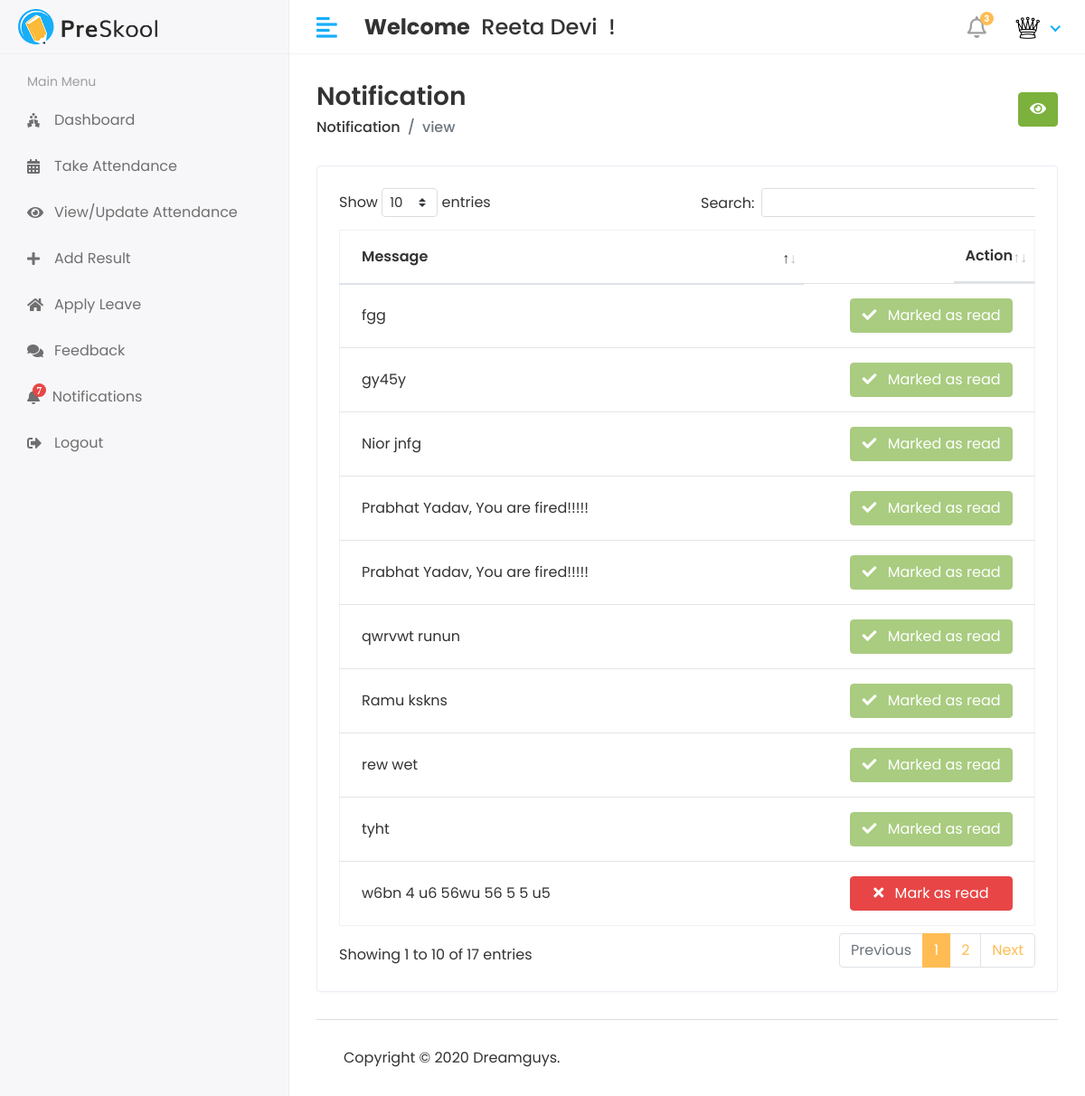
The page /Staff/Notification/view (signed in) on the database as committed earlier.
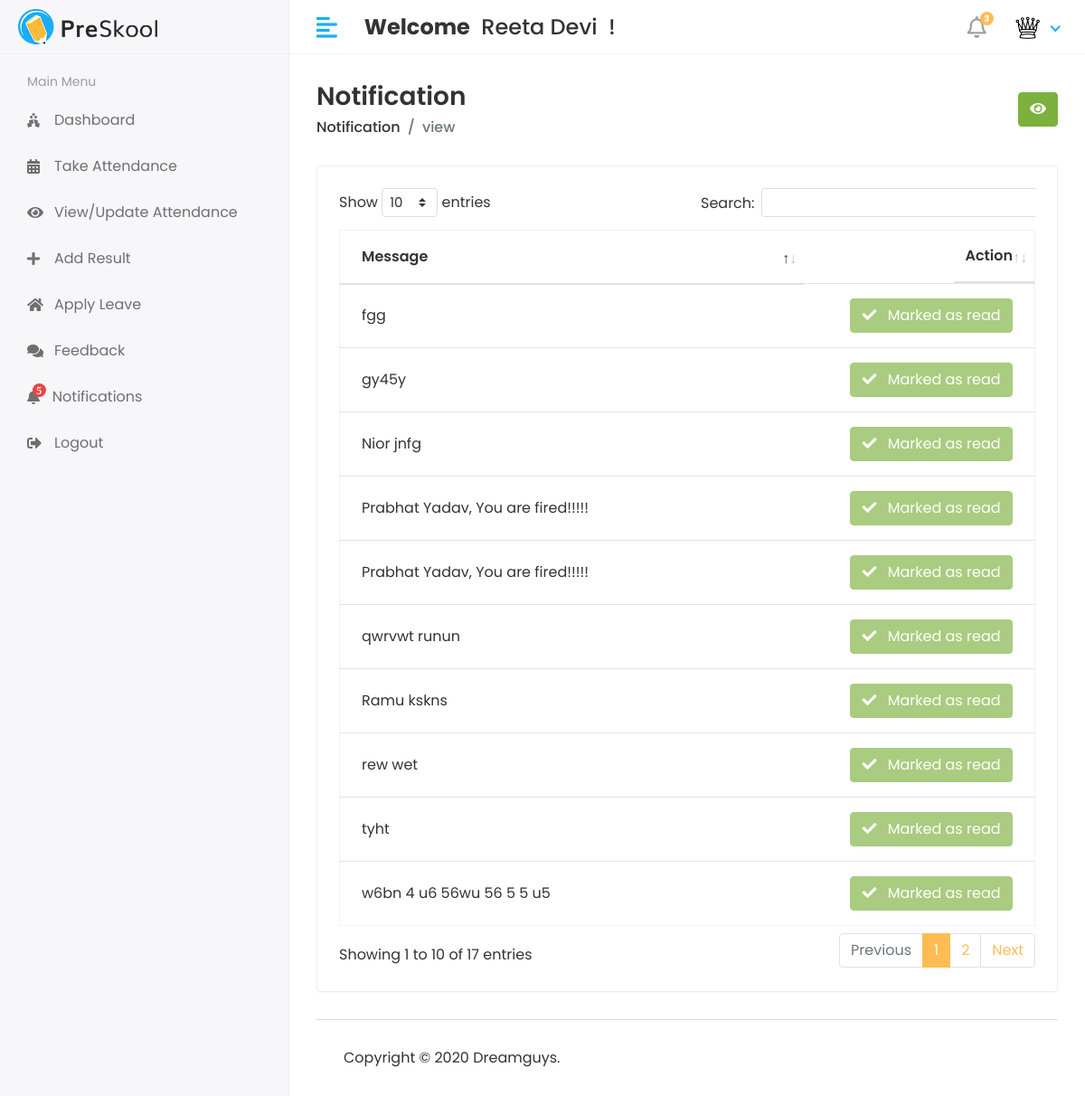
The same page on the database as committed later.
### myApp/models.py (models this page shows, shortened)
class StaffNotification(models.Model):
  objects = None
  staff_id = models.ForeignKey(Staff, on_delete=models.CASCADE)
  messages = models.TextField()
  status = models.IntegerField(null=True, default=0)
  created_at = models.DateTimeField(auto_now_add=True)

### StudentManagementProject/Staff_Views.py (the view)
def view_staff_notification(request):
  staff = Staff.objects.filter(admin=request.user.id)
  for i in staff:
    staff_id = i.id
    notification = StaffNotification.objects.filter(staff_id=staff_id)
    notification_count = StaffNotification.objects.filter(staff_id=staff_id, status=0).count()
    context = {
      "notification": notification,
      "notification_count": notification_count,
    }
    return render(request, "Staff/view_staff_notification.html", context)
  return render(request, "Staff/view_staff_notification.html")

### templates/Staff/view_staff_notification.html (shortened to what this page needs)
{% extends 'base.html' %}
{% block content %}
<div class="page-header">
  <div class="row align-items-center">
    <div class="col">
      <h3 class="page-title">Notification</h3>
      <ul class="breadcrumb">
        <li class="breadcrumb-item"><a href="{% url 'view_staff_notification' %}">Notification</a></li>
        <li class="breadcrumb-item active">view</li>
      </ul>
    </div>
    <div class="col-auto text-right float-right ml-auto">
      <a href="#" class="btn btn-success"><i class="fas fa-eye"></i></a>
    </div>
  </div>
</div>
<div class="row">
  <div class="col-sm-12">
    <div class="card card-table">
      <div class="card-body">
        <div class="table-responsive">
          <table id="table_id" class="table table-hover table-center mb-0">
            <thead>
            <tr>
              <th>Message</th>
              <th class="text-left float-right">Action</th>
            </tr>
            </thead>
            <tbody>
            {% for i in notification %}
            <tr>
              <td>{{i.messages}}</td>
              <td>
                <div class="action">
                  {% if i.status == 0 %}
                  <a href="{% url 'notification_status' i.id %}"
                     class="btn btn-danger float-right" style="width: 180px;">
                    <i class="fa fa-times pr-2"></i>
                    Mark as read
                  </a>
                  {% else %}
                  <button class="btn btn-success float-right" style="width: 180px;" disabled>
                    <i class="fa fa-check pr-2"></i>
                    Marked as read
                  </button>
                  {% endif %}
                </div>
              </td>
            </tr>
            {% endfor %}
            </tbody>
          </table>
        </div>
      </div>
    </div>
  </div>
</div>
{% endblock %}

Rows that differ between the two databases and show on the page:
changed StaffNotification "w6bn 4 u6 56wu 56 5 5 u5": status "Mark as read" → "Marked as read"
Other text that changed with them:
{{ notification_count }}: "7" → "5"
